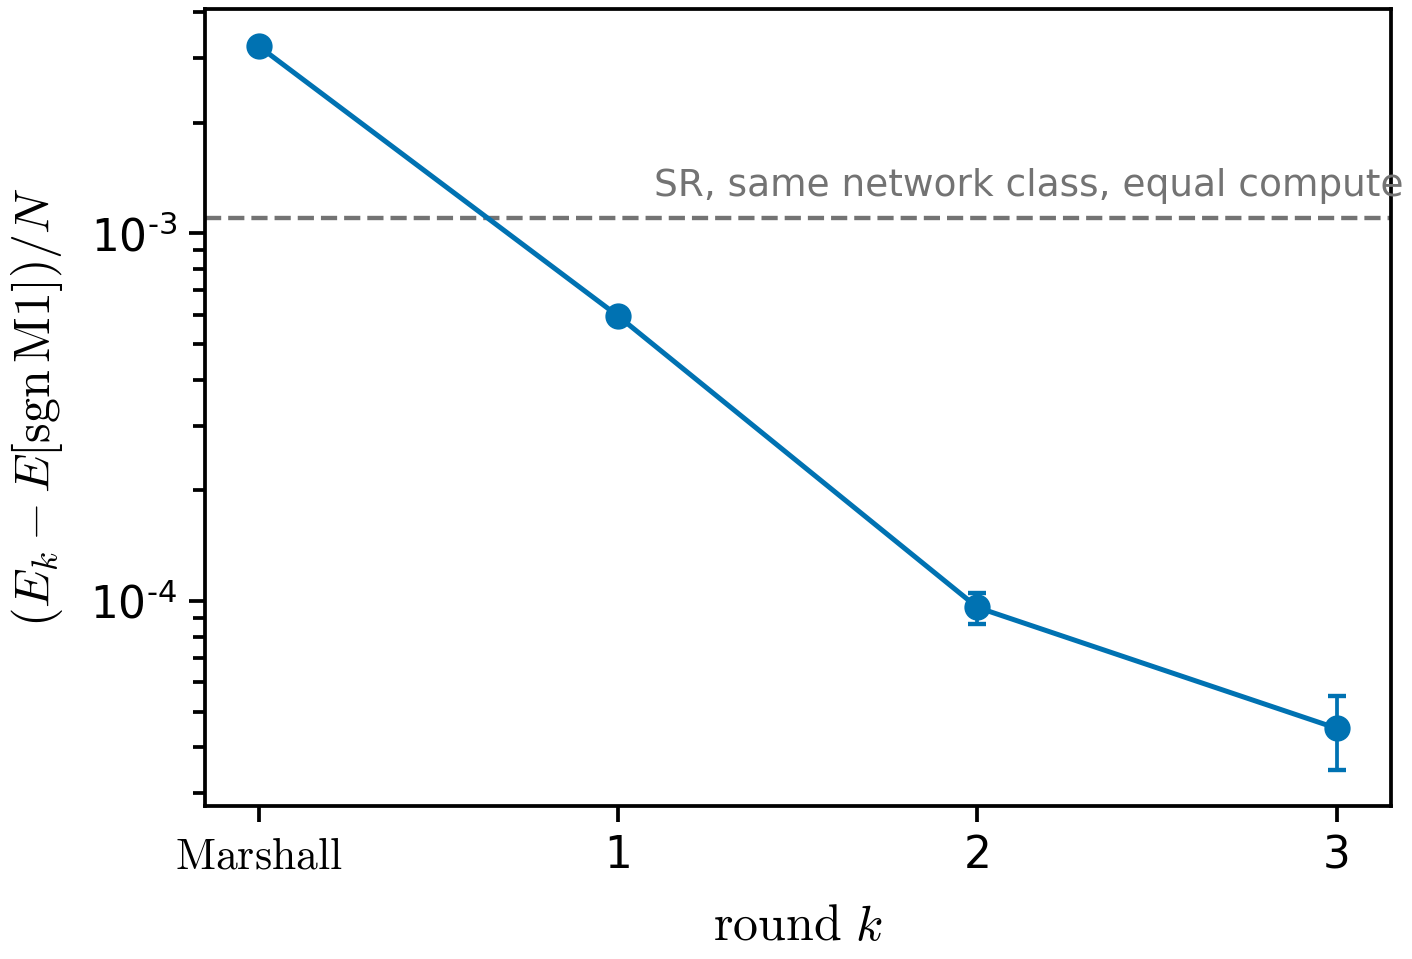

Write Python code to recreate this figure.
import sys; sys.path.insert(0, "/project/theorie/a/A.Otaifi/tools"); import paperstyle as ps
import matplotlib.pyplot as plt, numpy as np
ps.apply()
ref, eref = -0.498754, 2.3e-6
e = np.array([-0.495522, -0.498158, -0.498658, -0.498709]); de = np.array([23e-6, 17e-6, 9e-6, 10e-6])
gap = e - ref; dg = np.sqrt(de**2 + eref**2)
fig, ax = plt.subplots(figsize=(3.4, 2.3))
ps.series(ax, [0, 1, 2, 3], gap, dg, 0, label=r"$\mathrm{stored\ sign\ rounds}$")
yc = -0.497651 - ref
ax.axhline(yc, color=ps.GRAY, lw=0.7, ls="--", zorder=0); ax.text(1.1, yc * 1.15, "SR, same network class, equal compute", fontsize=6, color=ps.GRAY)
ax.set_yscale("log"); ax.set_xticks(range(4)); ax.set_xticklabels([r"$\mathrm{Marshall}$", "1", "2", "3"])
ax.set_xlabel(r"$\mathrm{round}\ k$"); ax.set_ylabel(r"$(E_k - E[\mathrm{sgn}\,\mathrm{M1}])/N$")
ps.save(fig, "fig_sign.pdf")
